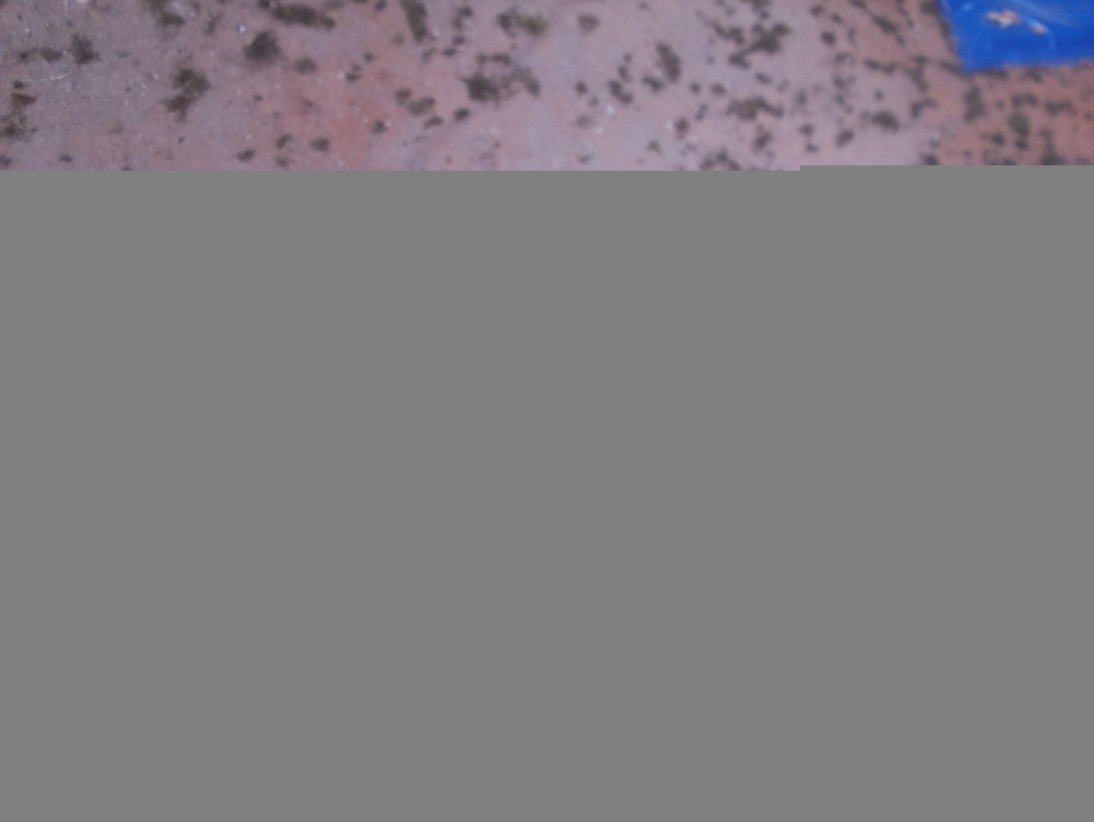
#> input picture OnboardCode/images/test_1605_notfocal/5.jpg, 3280 x 2464 px, found by its file name (shown at 1/3 size)
$ python two_stitching.py pano.jpg
#> lines starting #> are read from the running program, lines starting #| are printed output that depends on the picture; after the words box and inside, x2 and y2 are one past the last pixel; in counts of white or black regions, pixels touching at a corner belong together; long printed decimals are rounded
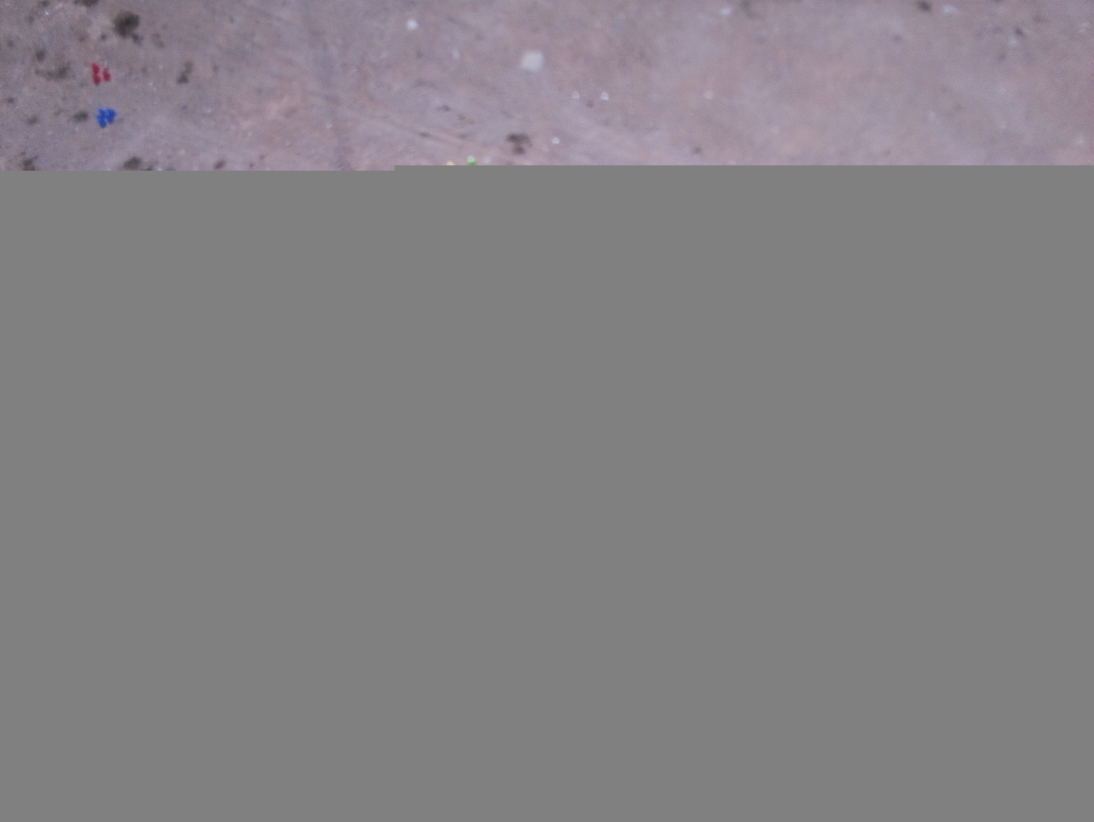
#> input picture OnboardCode/images/test_1605_notfocal/6.jpg, 3280 x 2464 px, found by its file name (shown at 1/3 size)
### Image_processing/panorama/two_stitching_util.py
import argparse
import glob
import sys

import cv2
import numpy as np


def draw_matches(img1, img2, pts1, pts2):
    # Put images side-by-side into 'image'
    (h1, w1) = img1.shape[:2]
    (h2, w2) = img2.shape[:2]
    matches_image = np.zeros((max(h1, h2), w1 + w2, 3), np.uint8)
    matches_image[:h1, :w1] = img1
    matches_image[:h2, w1:w1 + w2] = img2

    # Draw yellow lines connecting corresponding features.
    for (x1, y1), (x2, y2) in zip(np.int32(pts1), np.int32(pts2)):
        cv2.line(matches_image, (x1, y1), (x2 + w1, y2), (0, 255, 255))

    return matches_image


def main(image1, image2):
    ### MAIN PROGRAM

    ### 1. FEATURE DETECTION AND DESCRIPTION

    # Convert images to grayscale
    gray1 = cv2.cvtColor(image1, cv2.COLOR_BGR2GRAY)
    gray2 = cv2.cvtColor(image2, cv2.COLOR_BGR2GRAY)
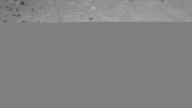
#> gray2: shape (108, 192); min 60, max 182, mean 131

    ### 1.1 Extract keypoints and descriptors of gray1

    # detect and extract SIFT features from the image
    sift = cv2.SIFT_create()
    keypoints1, descriptors1 = sift.detectAndCompute(gray1, None)
#> keypoints1 = 39 keypoints; strongest (x, y, size): (84, 11, 2.5), (46, 6, 3), (156, 16, 2), (135, 5, 2.6)

    # Print, display and save the result
    print('{0} features detected in image1'.format(len(keypoints1)))
#| 39 features detected in image1
    features1 = cv2.drawKeypoints(gray1, keypoints1, None, flags=cv2.DRAW_MATCHES_FLAGS_DRAW_RICH_KEYPOINTS)
    # cv2.imwrite('Features1.jpg', features1)
    cv2.imshow('Features 1', features1)
    cv2.waitKey(0)

    ### 1.2 Extract keypoints and descriptors of gray2

    # detect and extract SIFT features from the image
    sift = cv2.SIFT_create()
    keypoints2, descriptors2 = sift.detectAndCompute(gray2, None)
#> keypoints2 = 12 keypoints; strongest (x, y, size): (22, 3, 2.4), (19, 15, 1.8), (91, 18, 1.8), (93, 8, 1.9)

    # Print, display and save the result
    print('{0} features detected in image2'.format(len(keypoints2)))
#| 12 features detected in image2
    features2 = cv2.drawKeypoints(gray2, keypoints2, None, flags=cv2.DRAW_MATCHES_FLAGS_DRAW_RICH_KEYPOINTS)
    # cv2.imwrite('Features2.jpg', features2)
    cv2.imshow('Features 2', features2)
    cv2.waitKey(0)

    ### 2. MATCH DESCRIPTORS

    # create BFMatcher object
    bf = cv2.BFMatcher(cv2.NORM_L2, crossCheck=True)

    # Or creating a FLANN based matcher
    # FLANN_INDEX_KDTREE = 1
    # index_params = dict(algorithm=FLANN_INDEX_KDTREE, trees=5)
    # search_params = dict(checks=50)
    #
    # flann = cv2.FlannBasedMatcher(index_params, search_params)


    # Match descriptors
    matches = bf.match(descriptors1, descriptors2)
#> matches = 4 matches

    # Sort them in the order of their distance.
    matches = sorted(matches, key=lambda x: x.distance)

    # convert first 10 matches from KeyPoint objects to NumPy arrays
    points1 = np.float32([keypoints1[m.queryIdx].pt for m in matches[0:10]])
#> points1 = [[14.46, 6.61], [14.46, 6.61], [81.64, 7.88], [138.1, 19.47]]
    points2 = np.float32([keypoints2[m.trainIdx].pt for m in matches[0:10]])
#> points2 = [[21.94, 3.06], [21.94, 3.06], [17.35, 2.73], [93.23, 7.71]]

    # Print, display and save the result
    print('{0} features matched'.format(len(points1)))
#| 4 features matched
    match = draw_matches(image1, image2, points1, points2)
#> in draw_matches, `matches_image[:h1, :w1] = img1`:
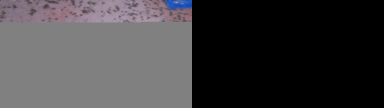
#> matches_image: shape (108, 384, 3); mean B, G, R 64.8, 62.9, 64.6
#> in draw_matches, `matches_image[:h2, w1:w1 + w2] = img2`:
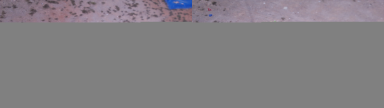
#> matches_image: shape (108, 384, 3); mean B, G, R 131.2, 127.9, 130.9
#> the loop in draw_matches, `for (x1, y1), (x2, y2) in zip(np.int32(pts1), np.int32(pts2)):` made 4 passes
#> (x1, y1, x2, y2) on passes 1 to 4: (14, 6, 21, 3), (14, 6, 21, 3), (81, 7, 17, 2), (138, 19, 93, 7)
#> after the loop in draw_matches, `for (x1, y1), (x2, y2) in zip(np.int32(pts1), np.int32(pts2)):`:
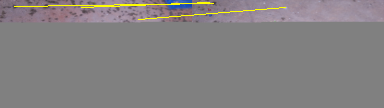
#> matches_image: shape (108, 384, 3); 1.05% of pixels changed, all inside (x1, y1, x2, y2) = (14, 2, 286, 20)
    cv2.imshow('Matching', match)
    cv2.waitKey(0)

    ### 3. ESTIMATE A HOMOGRAPHY MATRIX

    # Convert the keypoints from KeyPoint objects to NumPy arrays
    src_pts = points2.reshape(-1, 1, 2)
#> src_pts has the same summary as points2
    dst_pts = points1.reshape(-1, 1, 2)
#> dst_pts has the same summary as points1

    # Compute the homography

    # find homography
    homography, m = cv2.findHomography(src_pts, dst_pts)
#> homography = [[2.86, -45.03, 74.97], [0.207, -3.35, 5.71], [0.039, -0.607, 1]]; m = [1, 1, 1, 1]

    ### 4. WARPING AND BLENDING

    ### 4.1 Calculate the size and offset of the stitched panorama

    # Compute de coordinates of image2 corners in image1
    height2 = image2.shape[0]
#> height2 = 108
    width2 = image2.shape[1]
#> width2 = 192
    corners2 = np.float32([[[0, 0], [0, height2 - 1], [width2 - 1, height2 - 1], [width2 - 1, 0]]])
#> corners2 = [[0, 0], [0, 107], [191, 107], [191, 0]]
    transformedCorners2 = cv2.perspectiveTransform(corners2, homography)
#> transformedCorners2 = [[74.97, 5.71], [74.16, 5.52], [74.29, 5.55], [73.4, 5.35]]
    print("TransformedCorners2:")
    print(transformedCorners2)
#| [[[74.969   5.711 ]
#|   [74.162   5.519]
#|   [74.290    5.548 ]
#|   [73.399    5.351]]]

    # Calculate the size and offset of the stitched panorama.
    # offset is the position of image 1 relative to the top-left corner of the stitched panorama

    # compute de coordinates of image2 corners in image1
    h2 = image2.shape[0]
#> h2 = 108
    w2 = image2.shape[1]
#> w2 = 192
    corners2 = np.float32([[[0, 0], [0, h2 - 1], [w2 - 1, h2 - 1], [w2 - 1, 0]]])
    transformedCorners2 = cv2.perspectiveTransform(corners2, homography)

    offset = (0, 0)
    size = (1500, 1500)

    print('Size of the stitched panorama: {0}'.format(size))
    print('Offset of the stitched panorama: {0}'.format(offset))

    # Update the homography to shift by the offset
    homography[0:2, 2] += offset
    print("Homography:")
    print(homography)
#| [[ 2.85765419e+00 -4.50334955e+01  7.49691885e+01]
#|  [ 2.07063135e-01 -3.35278715e+00  5.71095505e+00]
#|  [ 3.90450018e-02 -6.07131035e-01  1.00000000e+00]]

    ## 4.2 Combine images into a panorama

    # Transform image 2
    panorama = cv2.warpPerspective(image2, homography, size)
    cv2.imshow('Warped image 2', panorama)
    cv2.waitKey(0)

    # Copy image 1 to panorama
    (height1, width1) = image1.shape[0:2]
#> height1 = 108; width1 = 192
    panorama[offset[1]: offset[1] + height1, offset[0]: offset[0] + width1] = image1
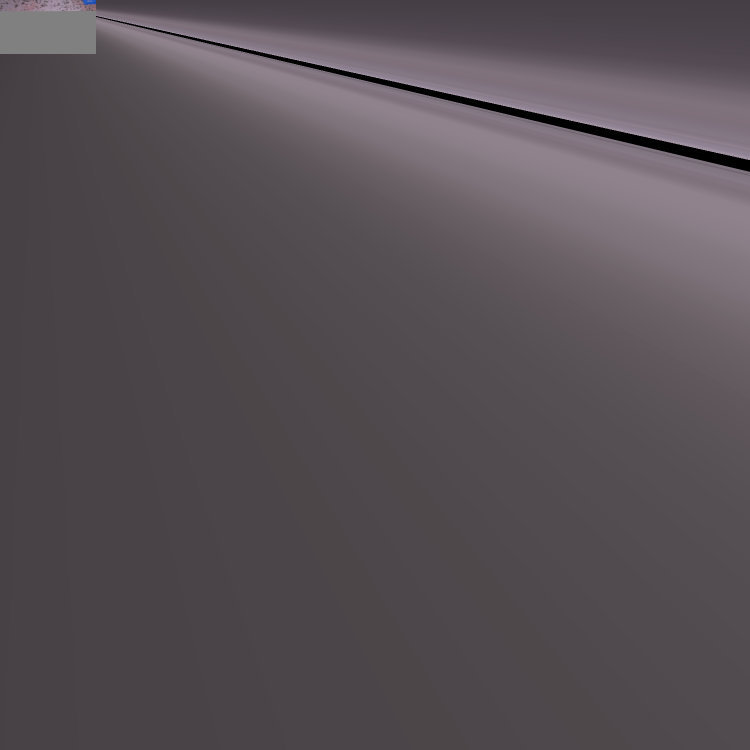
#> panorama: shape (1500, 1500, 3) (shown at 1/2 size); mean of channels 0, 1, 2 84.2, 79.2, 86.8; drawn as B, G, R
    cv2.imshow('Panorama', panorama)
    cv2.waitKey(0)

    # Save panorama
    # cv2.imwrite('D:\PycharmProject\Master-Thesis\Image_processing\panorama\images_temp\Panoramatemp_%d.jpg'%d, panorama)
    # Close all windows
    # cv2.destroyAllWindows()
    print('------------')
    return panorama


scale_percent = 10  # percent of original size
width = int(1920 * scale_percent / 100)
height = int(1080 * scale_percent / 100)
dim = (width, height)
main(cv2.resize(cv2.imread('D:\Documents\GitHub\Master-Thesis\Image_processing\panorama/test_0606/2/5.jpg'), dim,
                interpolation=cv2.INTER_AREA),
     cv2.resize(cv2.imread('D:\Documents\GitHub\Master-Thesis\Image_processing\panorama/test_0606/2/6.jpg'), dim,
                interpolation=cv2.INTER_AREA))

### Image_processing/panorama/two_stitching.py
import argparse
import glob
import sys
import cv2
import numpy as np
import two_stitching_util
from matplotlib import pyplot as plt
import largestinteriorrectangle as lir


parser = argparse.ArgumentParser(prog='two_stitching.py', description='Stitching images two by two.')
parser.add_argument('img', nargs='+', help='input images')

args = parser.parse_args()
imgs = []
imgs_tmp = []
row = 20
column = 1

input_imgs = [cv2.imread(file) for file in glob.glob(args.img[0])]
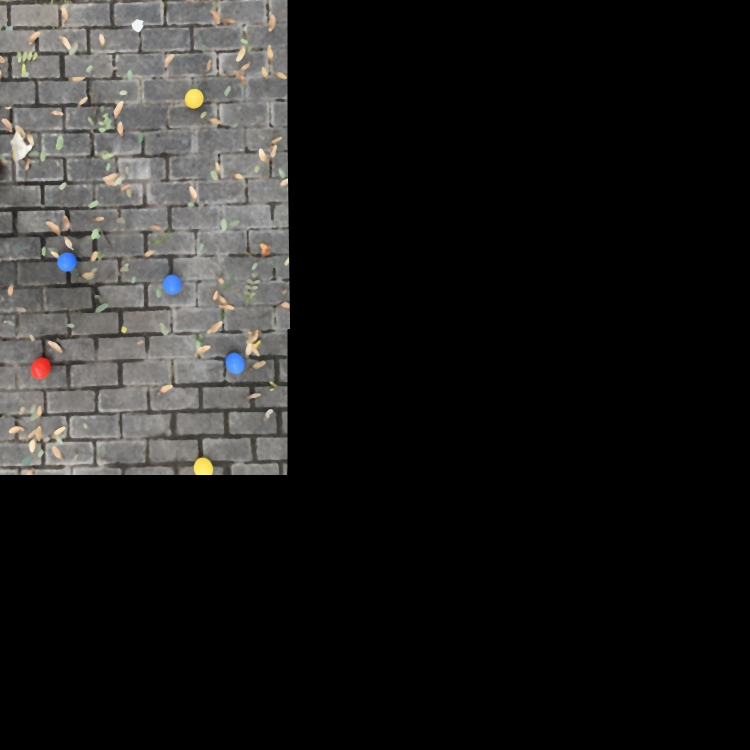
#> input picture Image_processing/panorama/pano.jpg, 1500 x 1500 px (shown at 1/2 size)
#> input_imgs = 1 item
print(len(input_imgs))
#| 1


def get_dim(img, scale):
    width = int(img.shape[1] * scale)
    height = int(img.shape[0] * scale)
    dim = (width, height)
    return dim


def resize(img, dim):
    return cv2.resize(img, dim, interpolation=cv2.INTER_LINEAR_EXACT)

def remove_the_blackborder(image):
    # img = cv2.medianBlur(image, 5)  # 中值滤波，去除黑色边际中可能含有的噪声干扰
    b = cv2.threshold(image, 3, 255, cv2.THRESH_BINARY)  # 调整裁剪效果
    binary_image = b[1]  # 二值图--具有三通道
    binary_image = cv2.cvtColor(binary_image, cv2.COLOR_BGR2GRAY)
    # print(binary_image.shape)     #改为单通道

    contours, _ = \
        cv2.findContours(binary_image, cv2.RETR_TREE, cv2.CHAIN_APPROX_NONE)
    polygon = np.array([contours[0][:, 0, :]])
    rect = lir.lir(polygon)
    print(rect)
    x, y, w, h = rect
    res_image = image[y:y + h, x:x + w]
    return res_image

def stitch_loop(images, images_tmp, pos):  # max & pos are (row, column)
    panorama1 = two_stitching_util.main(images[0], images[1])
    images_tmp.append(remove_the_blackborder(panorama1))
    for index, image in enumerate(images):
        if 1 < index:
            panorama2 = two_stitching_util.main(images_tmp[pos], image)
            images_tmp[pos] = remove_the_blackborder(panorama2)
            cv2.imshow('image_tmp', images_tmp[pos])
            cv2.waitKey(0)
        else:
            continue
    return images_tmp


def main():
    for image in input_imgs:
        imgs.append(resize(image, get_dim(image, 0.1)))
#> this loop made 1 pass
#> (width in get_dim, height in get_dim) on pass 1: (150, 150)
#> after the loop, imgs = 1 item
    for i in range(1, column):
        stitch_loop(imgs[row * i:row * (i + 1)], imgs_tmp, i)

#> (the run stopped early here; a loop or call above may not have finished)
